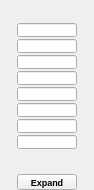
<?xml version="1.0" encoding="UTF-8"?>
<ui version="4.0">
 <class>DataLaWidget</class>
 <widget class="QWidget" name="DataLaWidget">
  <property name="geometry">
   <rect>
    <x>0</x>
    <y>0</y>
    <width>94</width>
    <height>190</height>
   </rect>
  </property>
  <property name="windowTitle">
   <string notr="true">Form</string>
  </property>
  <layout class="QHBoxLayout" name="mainLayout">
   <property name="spacing">
    <number>3</number>
   </property>
   <property name="leftMargin">
    <number>0</number>
   </property>
   <property name="topMargin">
    <number>0</number>
   </property>
   <property name="rightMargin">
    <number>0</number>
   </property>
   <property name="bottomMargin">
    <number>0</number>
   </property>
   <item>
    <layout class="QVBoxLayout" name="verticalLayout">
     <property name="spacing">
      <number>2</number>
     </property>
     <item>
      <spacer name="verticalSpacer_2">
       <property name="orientation">
        <enum>Qt::Vertical</enum>
       </property>
       <property name="sizeHint" stdset="0">
        <size>
         <width>20</width>
         <height>40</height>
        </size>
       </property>
      </spacer>
     </item>
     <item>
      <widget class="QLineEdit" name="channel0">
       <property name="sizePolicy">
        <sizepolicy hsizetype="Fixed" vsizetype="Minimum">
         <horstretch>0</horstretch>
         <verstretch>0</verstretch>
        </sizepolicy>
       </property>
       <property name="minimumSize">
        <size>
         <width>60</width>
         <height>14</height>
        </size>
       </property>
       <property name="maximumSize">
        <size>
         <width>60</width>
         <height>14</height>
        </size>
       </property>
       <property name="font">
        <font>
         <pointsize>7</pointsize>
         <weight>75</weight>
         <bold>true</bold>
        </font>
       </property>
       <property name="contextMenuPolicy">
        <enum>Qt::NoContextMenu</enum>
       </property>
       <property name="acceptDrops">
        <bool>false</bool>
       </property>
       <property name="styleSheet">
        <string notr="true"/>
       </property>
       <property name="locale">
        <locale language="C" country="AnyCountry"/>
       </property>
      </widget>
     </item>
     <item>
      <widget class="QLineEdit" name="channel1">
       <property name="sizePolicy">
        <sizepolicy hsizetype="Fixed" vsizetype="Minimum">
         <horstretch>0</horstretch>
         <verstretch>0</verstretch>
        </sizepolicy>
       </property>
       <property name="minimumSize">
        <size>
         <width>60</width>
         <height>14</height>
        </size>
       </property>
       <property name="maximumSize">
        <size>
         <width>60</width>
         <height>14</height>
        </size>
       </property>
       <property name="font">
        <font>
         <pointsize>7</pointsize>
         <weight>75</weight>
         <bold>true</bold>
        </font>
       </property>
       <property name="contextMenuPolicy">
        <enum>Qt::NoContextMenu</enum>
       </property>
       <property name="acceptDrops">
        <bool>false</bool>
       </property>
       <property name="styleSheet">
        <string notr="true"/>
       </property>
       <property name="locale">
        <locale language="C" country="AnyCountry"/>
       </property>
      </widget>
     </item>
     <item>
      <widget class="QLineEdit" name="channel2">
       <property name="sizePolicy">
        <sizepolicy hsizetype="Fixed" vsizetype="Minimum">
         <horstretch>0</horstretch>
         <verstretch>0</verstretch>
        </sizepolicy>
       </property>
       <property name="minimumSize">
        <size>
         <width>60</width>
         <height>14</height>
        </size>
       </property>
       <property name="maximumSize">
        <size>
         <width>60</width>
         <height>14</height>
        </size>
       </property>
       <property name="font">
        <font>
         <pointsize>7</pointsize>
         <weight>75</weight>
         <bold>true</bold>
        </font>
       </property>
       <property name="contextMenuPolicy">
        <enum>Qt::NoContextMenu</enum>
       </property>
       <property name="acceptDrops">
        <bool>false</bool>
       </property>
       <property name="styleSheet">
        <string notr="true"/>
       </property>
       <property name="locale">
        <locale language="C" country="AnyCountry"/>
       </property>
      </widget>
     </item>
     <item>
      <widget class="QLineEdit" name="channel3">
       <property name="sizePolicy">
        <sizepolicy hsizetype="Fixed" vsizetype="Minimum">
         <horstretch>0</horstretch>
         <verstretch>0</verstretch>
        </sizepolicy>
       </property>
       <property name="minimumSize">
        <size>
         <width>60</width>
         <height>14</height>
        </size>
       </property>
       <property name="maximumSize">
        <size>
         <width>60</width>
         <height>14</height>
        </size>
       </property>
       <property name="font">
        <font>
         <pointsize>7</pointsize>
         <weight>75</weight>
         <bold>true</bold>
        </font>
       </property>
       <property name="contextMenuPolicy">
        <enum>Qt::NoContextMenu</enum>
       </property>
       <property name="acceptDrops">
        <bool>false</bool>
       </property>
       <property name="styleSheet">
        <string notr="true"/>
       </property>
       <property name="locale">
        <locale language="C" country="AnyCountry"/>
       </property>
      </widget>
     </item>
     <item>
      <widget class="QLineEdit" name="channel4">
       <property name="sizePolicy">
        <sizepolicy hsizetype="Fixed" vsizetype="Minimum">
         <horstretch>0</horstretch>
         <verstretch>0</verstretch>
        </sizepolicy>
       </property>
       <property name="minimumSize">
        <size>
         <width>60</width>
         <height>14</height>
        </size>
       </property>
       <property name="maximumSize">
        <size>
         <width>60</width>
         <height>14</height>
        </size>
       </property>
       <property name="font">
        <font>
         <pointsize>7</pointsize>
         <weight>75</weight>
         <bold>true</bold>
        </font>
       </property>
       <property name="contextMenuPolicy">
        <enum>Qt::NoContextMenu</enum>
       </property>
       <property name="acceptDrops">
        <bool>false</bool>
       </property>
       <property name="styleSheet">
        <string notr="true"/>
       </property>
       <property name="locale">
        <locale language="C" country="AnyCountry"/>
       </property>
      </widget>
     </item>
     <item>
      <widget class="QLineEdit" name="channel5">
       <property name="sizePolicy">
        <sizepolicy hsizetype="Fixed" vsizetype="Minimum">
         <horstretch>0</horstretch>
         <verstretch>0</verstretch>
        </sizepolicy>
       </property>
       <property name="minimumSize">
        <size>
         <width>60</width>
         <height>14</height>
        </size>
       </property>
       <property name="maximumSize">
        <size>
         <width>60</width>
         <height>14</height>
        </size>
       </property>
       <property name="font">
        <font>
         <pointsize>7</pointsize>
         <weight>75</weight>
         <bold>true</bold>
        </font>
       </property>
       <property name="contextMenuPolicy">
        <enum>Qt::NoContextMenu</enum>
       </property>
       <property name="acceptDrops">
        <bool>false</bool>
       </property>
       <property name="styleSheet">
        <string notr="true"/>
       </property>
       <property name="locale">
        <locale language="C" country="AnyCountry"/>
       </property>
      </widget>
     </item>
     <item>
      <widget class="QLineEdit" name="channel6">
       <property name="sizePolicy">
        <sizepolicy hsizetype="Fixed" vsizetype="Minimum">
         <horstretch>0</horstretch>
         <verstretch>0</verstretch>
        </sizepolicy>
       </property>
       <property name="minimumSize">
        <size>
         <width>60</width>
         <height>14</height>
        </size>
       </property>
       <property name="maximumSize">
        <size>
         <width>60</width>
         <height>14</height>
        </size>
       </property>
       <property name="font">
        <font>
         <pointsize>7</pointsize>
         <weight>75</weight>
         <bold>true</bold>
        </font>
       </property>
       <property name="contextMenuPolicy">
        <enum>Qt::NoContextMenu</enum>
       </property>
       <property name="acceptDrops">
        <bool>false</bool>
       </property>
       <property name="styleSheet">
        <string notr="true"/>
       </property>
       <property name="locale">
        <locale language="Burmese" country="Myanmar"/>
       </property>
      </widget>
     </item>
     <item>
      <widget class="QLineEdit" name="channel7">
       <property name="sizePolicy">
        <sizepolicy hsizetype="Fixed" vsizetype="Minimum">
         <horstretch>0</horstretch>
         <verstretch>0</verstretch>
        </sizepolicy>
       </property>
       <property name="minimumSize">
        <size>
         <width>60</width>
         <height>14</height>
        </size>
       </property>
       <property name="maximumSize">
        <size>
         <width>60</width>
         <height>14</height>
        </size>
       </property>
       <property name="font">
        <font>
         <pointsize>7</pointsize>
         <weight>75</weight>
         <bold>true</bold>
        </font>
       </property>
       <property name="contextMenuPolicy">
        <enum>Qt::NoContextMenu</enum>
       </property>
       <property name="acceptDrops">
        <bool>false</bool>
       </property>
       <property name="styleSheet">
        <string notr="true"/>
       </property>
       <property name="locale">
        <locale language="C" country="AnyCountry"/>
       </property>
      </widget>
     </item>
     <item>
      <spacer name="verticalSpacer">
       <property name="orientation">
        <enum>Qt::Vertical</enum>
       </property>
       <property name="sizeHint" stdset="0">
        <size>
         <width>20</width>
         <height>40</height>
        </size>
       </property>
      </spacer>
     </item>
     <item>
      <widget class="CustomButton" name="expandButton">
       <property name="sizePolicy">
        <sizepolicy hsizetype="Fixed" vsizetype="Fixed">
         <horstretch>0</horstretch>
         <verstretch>0</verstretch>
        </sizepolicy>
       </property>
       <property name="minimumSize">
        <size>
         <width>60</width>
         <height>16</height>
        </size>
       </property>
       <property name="maximumSize">
        <size>
         <width>60</width>
         <height>16</height>
        </size>
       </property>
       <property name="font">
        <font>
         <pointsize>7</pointsize>
         <weight>75</weight>
         <bold>true</bold>
        </font>
       </property>
       <property name="locale">
        <locale language="C" country="AnyCountry"/>
       </property>
       <property name="text">
        <string>Expand</string>
       </property>
      </widget>
     </item>
    </layout>
   </item>
  </layout>
 </widget>
 <customwidgets>
  <customwidget>
   <class>CustomButton</class>
   <extends>QToolButton</extends>
   <header location="global">custombutton.h</header>
  </customwidget>
 </customwidgets>
 <resources/>
 <connections/>
</ui>
